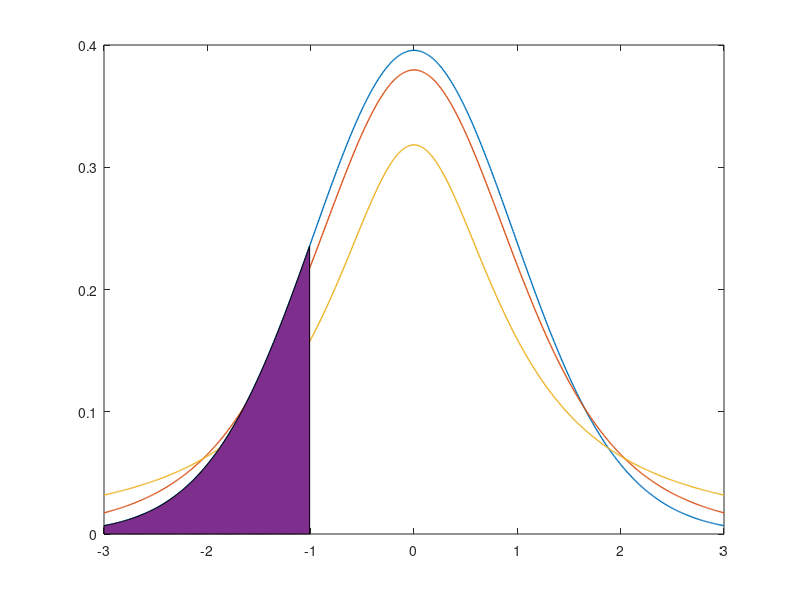

Reproduce this figure in MATLAB. (Note: this script raises an error after producing the figure.)
close all
t = -3:.01:3;
p1 = tpdf(t,1);
p5 = tpdf(t,5);
p30 = tpdf(t,30);
plot(t,[p30; p5; p1],'linewidth',1);
hold on
h=area(t(1:200),p30(1:200));
h.FaceAlpha = 0.2;
text(-1.5,.05,'\alpha')
%text(-2,.02,'(Cumulative probability)')
xlabel('T Value')
ylabel('Probability density (p)')
txt = ' \leftarrow 1 degree of freedom';
t1 = 0.5;
offset = 0.04;
df = 1;
text(t1-offset,tpdf(t1,df),txt)
txt = ' \leftarrow 5 degrees of freedom';
t1 = 0.5;
df = 5;
text(t1-offset,tpdf(t1,df),txt)
txt = ' \leftarrow 30 degrees of freedom';
t1 = 0.5;
df = 30;
text(t1-offset,tpdf(t1,df),txt)